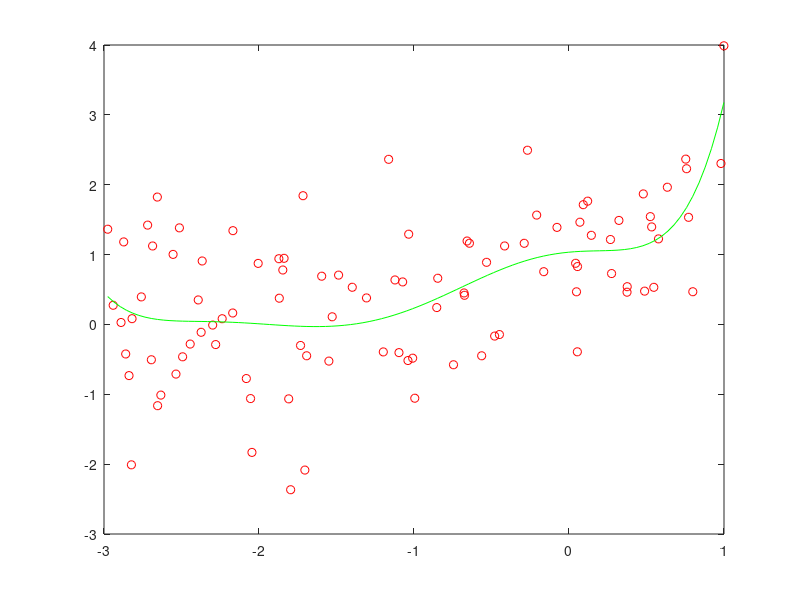

MATLAB code to generate this figure: (Note: this script raises an error after producing the figure.)
%%
% The following script is a tutorial on the methodology of what I call 
% "Shape Prescriptive Modeling". Its a tool for modeling a function of
% a single variable
%
%    y = f(x) + error
%
% The actual model will be in the form of a least squares spline. Shape
% prescriptive modeling is really a way of thinking about a model - it
% has a lot of very Bayesian underpinnings. I'll get to that in a bit.
% First, lets talk about modeling, who builds models, and why we choose
% a specific model form.
%
% Why do we, as scientists and engineers, fit a curve to data? There are
% really two basic reasons why, if we ignore the common "My boss told me
% to do this." The first such reason is for purely predictive value. We may
% wish to reduce some set of data to a simply accessible functional relationship
% for future use. The process of modeling may allow us to smooth the data,
% producing a smooth curve where only distinct data points fell before.
% As well, this smooth curve is now a platform for interpolation. Note that
% if we have smoothed the data, removing unwanted noise that was present
% in the data, then the interpolant is more an approximant. I.e., one
% will not interpolate the data, but a smoother form of it.
% 
% The second common goal of curve fitting is often to predict/estimate some
% parameter of the relationship, such as a minimum or maximum value where
% the curve approaches an asymptote, or perhaps a maximum slope or a rate
% parameter. 
%
% If we are to fit a model to data, what kind of models do we use, and
% how does the model class reflect our goals in the modeling process?
% To answer this question, I'll first look at the common modeling tools
% we might see. First and most primeval is polyfit. Polyfit allows us to
% fit a polynomial model to our data. Such a model tells us little about
% our process beyond perhaps a simple slope. These models are really of
% value only for very simple relationships, where we are willing to
% invest little in the modeling process. Many of the individuals who
% use polynomial modeling tools do so for the wrong reasons. They use
% higher order polynomial fits to get a better approximation to their
% data, not realizing the problems inherent with those higher order
% polynomials.
% 
% At the other end of the spectrum, one sees individuals using nonlinear
% regression to fit a large variety of curves to data. Exponential terms,
% gaussian-like modes, sigmoid shapes, as well as many more. Did these
% model forms result from valid mechanistic arguments? I.e., has the
% analyst developed a real model of the process under study, where all
% that is left is to estimate the parameters of that model from data?
% 
% Sometimes it is so, but far more often the analyst individual knows
% something about the basic underlying process, and the model chosen
% has the correct basic functional shape. I'll argue that truly valid
% mechanistic models are nearly as rare as hen's teeth. 
% 
% There is a subtle variation on the mechanistic model. I call it the
% metaphoric or metaphorical model. Here we use a mathematical model
% of one process that we do understand, used as a model for a process
% that we do not really understand. My favorite examples of such
% metaphorical models are cubic splines, where a mathematical model
% of a thin flexible beam is used to predict many other processes. A
% second good example is the use of epidemiological models as used to
% predict sales of some product. There are many other examples of course.
% 
% An advantage of a metaphorical model is it may help us to understand/
% predict/even extrapolate future behavior based on our knowledge of the
% metaphor. Many of the nonlinear regression models that we see built in
% Matlab are of the shape variety. I.e., we see a bell shaped curve, so
% we fit a gaussian to it. We see a function with a lower and upper
% constant asymptote, and we fit some variety of logistic function, or
% an erf variant to it. If the fit is inadequate for our purposes, we
% try another functional form. I'll argue that this group of individuals
% is often using nonlinear regression for the wrong reason. They simply
% want some curve that behaves the way they know it should. Examples of
% this might be a photographic film modelor, who knows the film darkens
% as more photons land upon it, or a biologist, who knows that the count
% of bacteria in a petri dish will grow with time. (All of these examples
% have limits, but a good scientist/engineer will know those limits.)
% 
% The fact is, we often understand something about a process we are trying
% to model. What we may not have is the ability to build that knowledge and
% understanding into our model. Even if we know the underlying functional
% relationship is monotone increasing/decreasing, how do we estimate a
% model that has that behavior built into it? This is where shape
% prescriptive modeling shines. It is really a very Bayesian concept.
% It is the process of quantifying our basic knowledge of a process in
% mathematical terms, and then estimating a predictive model of the
% process that has that knowledge built into it. Our knowledge becomes
% a prescription for the final shape of the process. Sometimes we know
% much about a process, in which case we have a detailed prescription.
% Other times we have a very sketchy prescription.
% 
% The slm tools in this toolkit are designed to help the user to embed
% their knowledge into a model using a langauage of shape. One builds
% a prescription for the desired shape, then combines it with their data
% to build a model. These steps can be done distinctly, where an explicit
% prescription is created, then applied with a modeling engine to data,
% or the prescription can be built in a fluid manner using a gui. Here
% a point and click interface can provide the information necessary.
% 
% Some final notes before we begin actual experimentation: This toolkit
% assumes possession of the optimization toolbox. 
% 
% Also, all examples will use the commandline engine for modeling,
% instead of the gui interface. One good reason is that at the time
% of writing this tutorial, I had not finished writing the gui. A
% better reason is that anything that can be done via the gui is
% also possible to do using the computational engine, and cell mode
% favors this approach.
% 
% Finally, ...

%% Some data
% Lets start out by creating some data. A simple functional form that
% we understand the shape of.
n = 100;
x1 = sort(rand(n,1));
y1 = exp(x1) + randn(n,1)/20;
plot(x1,y1,'ro')

%% Polyfit?
% First, lets build a simple model using polyfit.
P = polyfit(x1,y1,6);
xev = 0:.001:1;
yev = polyval(P,xev);

%%
% and plot the results on top of the data
plot(xev,yev,'g-',x1,y1,'ro')

%%
% Are you happy with the resulting curve? Perhaps. Much depends upon
% our goals in building a model for this process. How good of a fit
% do we really need, how much noise is there in the data? Does the
% model behave as we believe it should? Does this model have lack of
% fit? Actually, it looks pretty good to me, at least given the amount
% of noise in the data. But see what happens when I use a high order
% polynomial model.

%% 
% This one was just too much, with condition problems.
P = polyfit(x1,y1,15);
xev = 0:.001:1;
yev = polyval(P,xev);
%%
% and plot the results on top of the data
plot(xev,yev,'g-',x1,y1,'ro')

%% Less data, more noise, with polyfit
% Lets try again, only this time we'll use less data, with a much
% higher level of noise.
close
n = 100;
x2 = sort(4*rand(n,1)-3);
y2 = exp(x2) + randn(n,1);
plot(x2,y2,'ro')

P = polyfit(x2,y2,6);
xev = linspace(min(x2),max(x2),100);
yhat = polyval(P,xev);

hold on
plot(xev,yhat,'g-')
hold off
%%
% Its a clear example of overfitting this noisy data.

%% A piecewise linear SLM fit
% Now lets try using the slm tools. After all, its why we are
% working through this tutorial.
slm = slmengine(x2,y2,'degree',1,'plot','on')
%%
% note that the result from slmengine is a structure. It contains
% 7 fields, and has much the same information as the 'pp' form does.
%
% 'form' is (in this case) 'slm'. This means that the function
% this structure contains is a slm model. We could have had it
% return a pp form instead.
%
% 'degree' is the polynomial degree of the piecewise segments.
% 1 indicates a piecewise linear function, continuous across the
% breakpoints (or knots.) Note that the splines toolbox tends to
% use the term 'order', one more than the degree.
%
% 'knots' contains the set of knots or breakpoints. The default
% is to use 6 equally spaced knots, from min to max of the data.
%
% 'coef' is the set of coefficients of the spline model. I've used
% a Hermite form here. Its an easy one to understand, as well as
% to look at the coefficients and visualize the shape of the curve.
% The field coef contains the value of the function at the
% corresponding knot.
%
% 'prescription' is the default prescription. A bayesian might call
% it an uninformative prior. Its the list of all settings for every
% optional parameter one can set for a model. Since we specified
% nothing but the data in our call to slmengine, we get all defaults.
%
% Finally, there are fields for x and y. The model thus contains
% the data used to build it. This serves a documentation purpose
% but it also allows plotslm to work well later.


%% Shape prescriptions
% We can look at the parameters in slm.prescription, but now is as
% good a tiem as any to see what slmset does for us. Here are the
% default set of properties.
prescription = slmset

%%
% slmset is the tool that allows us to specify a variety of pieces
% of information to the engine.


%% Use of slmset
% Help slmset will list all the options. It works on a property/value
% pair interface. There are a wide variety of properties that one can set,
% enough to satisfy almost any type of information a user can bring to
% a modeling problem. Here are the options one can set:
help slmset

%% Evaluating a model
% One more thing before we return to fitting data. We can use the 
% models that we build in a predictive mode. 
slmeval(.5,slm)

%%
% slmeval can also differentiate the function (although piecewise
% constant models would have a zero derivative everywhere, with a
% singularity at every knot.) The third argument controls the order
% ofthe derivative to be generated.
slmeval(.5,slm,1)

%%
% and even compute an inverse at any point. Note that slmeval computes only
% the "left-most" inverse. So if there is more than one solution that you
% wish to find, then you should use slmsolve.
slmeval(1.50,slm,-1)

%%
% We could plot the function as fit uing slmeval,
yhat = slmeval(xev,slm,0);
plot(x2,y2,'ro',xev,yhat,'b-')

%% Plotting a model using plotslm
% Or we could have plotted it using a nice utility that I've provided.
% Plotslm plots the curve, the data that it was built from, and the
% knots/breaks of the spline model. Plotslm also allows you to plot
% the residuals of the model to the data, or the derivatives of the
% curve. Finally, you can control many features of this plot using the
% plot menu.
plotslm(slm)

%% slmengine can plot too
% Or we could have just told our engine to plot after it finished
% estimating its curve fit. This time we will fit it as a cubic spline.
close all
slm = slmengine(x2,y2,'degree',3,'knots',4,'plot','on');

%% slmpar: Computations on a spline model, min max, integral, etc.
% plotslm can plot the function derivatives or integral, and
% slmeval can evaluate the function, its derivatives or the inverse
% function at specific points. However, it is occasionally useful to be
% able to find the minimum (or maximum) value of a spline over some interval, or
% find the minimum or maximum value of the slope, or compute the integral of the
% curve between a pair of points. slmpar also can convert a spline model
% into a symbolic form, for those who wish to see what the segments are
% in a functional form.
%
% The slmpar function does all of these things, both for a slm form as well as a pp form.
x = -5:.1:5;
y = exp(-x.^2/2)/sqrt(2*pi) + randn(size(x))/100;
slm = slmengine(x,y,'plot','on','knots',15,'integral',1,'deg',3,'minval',0)
%%
% Of course, here the integral was forced to 1, so the integral should be correct.
res = slmpar(slm,'in')
%%
% The maximum value should occur very near zero.
[res,loc] = slmpar(slm,'maxfun')

% The next few examples show slmpar at work on a pp form, as created by spline:
x = linspace(-pi,pi);
y = sin(x);
pp = spline(x,y);
%%
% The overall integral should be zero, or as close as floating point
% computations can give us for the integral of a spline.
res = slmpar(pp,'integral')
%%
% The integral from 0 to pi should be 2.
res = slmpar(pp,'integral',[0,pi])
%%
% The maximum of a sine wave over its period is 1, and should occur at
% x = pi/2.
[res,loc] = slmpar(pp,'maxfun')
%%
% The minimum of a sine wave over [-1,1] should occur at the lower end point.
[res,loc] = slmpar(pp,'minfun',[-1,1])

%%
% A nice thing about plotslm is it overlays the knot positions
% on top of the curve. The knots are at the vertical green dotted
% lines.

%% slmsolve: find all roots of a spline, f(x) == y, for any given value of y
% slmsolve will find all solutions for the this general problem, as opposed
% to slmeval, which returns only the left-most (closest to -inf) solution.
%
% slmsolve works on any SLM toolbox produced spline model, as well as any
% pp form model, produced by pp, spline, etc.
x = linspace(0,1,200);
y = x + sin(20*x);
pp = spline(x,y);
fnplt(pp)

%%
% Find the solutions of f(x) = 0.5 over the support of the spline.
xloc = slmsolve(pp,0.5)
hold on
plot(xloc',0.5,'ro',[min(xloc);max(xloc)],[0.5 0.5],'r-')

%% Model fitting using shape prescriptors
% Having seen the exponential data fit above, one might wonder why one
% would use a shape prescriptive model at all. It appears to be little
% better than that 6'th order polynomial model we fit before using polyfit.
%
% What do we know about the underlying functional relationship?
% We want to think in terms of fundamental shape primitives.
%
% I'd suggest that the function is known to be a monotone increasing
% function. It was a simple exponential after all. The first derivatve
% should never be negative.
close all
slm = slmengine(x2,y2,'plot','on','increasing','on');

%% Curvature constraints
% I'd also suggest that the function is known to be positively curved.
% The second derivatve should never be negative.
close all
slm = slmengine(x2,y2,'plot','on','concaveup','on');

%% Both curvature and monotonicity constraints
% We can also use both a curvature and monotonicity constraint, although
% on many data sets, one will be sufficient.
close all
slm = slmengine(x2,y2,'plot','on','concaveup','on','increasing','on');

%% Minimum slope or maximum slope constraints
% Try an erf function, with just a bit of noise. But then, show that the
% curve can be constrained to have an overall minimum and maximum slope.
n = 100;
x = 4*rand(n,1) - 2;
y = erf(x) + randn(size(x))/100;
%%
% First, with no slope constraints at all
slm = slmengine(x,y,'plot','on','knots',15);
%%
% Plot the first derivative. See that it should strictly be bounded by
% in the interval [0,1].
xev = linspace(-2,2,1000);
d = slmeval(xev,slm,1);
plot(xev,d,'-')
grid on

%%
% Redo the fit, but with just a touch of a constraint on the slopes.
slm = slmengine(x,y,'plot','on','knots',15,'minslope',0.1,'maxslope',0.9);
d = slmeval(xev,slm,1);
figure
plot(xev,d,'-')
grid on


%% Extrapolation in the fit, non-uniform knot spacings
% We might also decide to fit the curve over a wider knot range,
% extrapolating here beyond the data. Note that it is BETTER to build a
% spline to have the shape you want over a desired region then to try
% to extrapolate a spline that was built over a smaller region.
%
% In fact, I try to force the user to do no extrpolation at all,
% unless they insist on doing so. The extrapolation options will
% be shown in some detail later on.
close all
slm = slmengine(x2,y2,'plot','on','concaveup','on','increasing','on','knots',[-3, -2:.5:1 , 2]);

%% Piecewise constant models
% Or even to use a lower order model. This version of my toolkit only
% allows piecewise constant or piecewise linear besides the cubic models.
%
% Also, for brevity, we can always shorten any property names,
% as long as the name remains unambiguous. Capitalization is ignored.
slm = slmengine(x1,y1,'plot','on','kn',0:.1:1,'deg',0);

%%
% Note that I also used more knots in this last fit. I also returned
% to our original set of data with 100 points.

%% Fixed specific values
% There are other shape parameters we could have set in our prescription.
% Kowing that the underlying relationship is an exponential, we might
% remember that at x == 0, that y == 1. Specific values like this are
% often known. If our data was from an MTF curve, we might choose to
% assume a modulation of 100% at a frequency of 0. Likewise, population
% growth data might have a known population at time == 0.
slm = slmengine(x1,y1,'plot','on','concaveup','on','knots',0:.2:1,'leftvalue',1);

%% Flawed information, "Garbage in, garbage out"
% What if our information is flawed? The old saying always applies.
slm = slmengine(x1,y1,'plot','on','concaveup','on','knots',0:.2:1,'leftvalue',2);

%%
% Or suppose we specify a bit too small a value for the maximum slope. The
% result is lack of fit.
slm = slmengine(x1,y1,'plot','on','maxslope',1.5,'knots',0:.1:1);

%%
% Garbage in, garbage out. If we specify a monotone decreasing function
% on increasing data, then we have wasted a lot of machine cycles to
% compute the mean of our data.
slm = slmengine(x1,y1,'plot','on','decreasing','on','knots',0:.2:1,'degree',1);

%%
% We could have done the same with somewhat less work...
slm = slmengine(x1,y1,'plot','on','degree',0,'knots',2);

%%
% The really lazy would just use mean(y1). Perhaps efficient is a
% better word.

%% 
% lets look at a function with slightly more interesting behaviour. 
% still keep it simple enough that we know what it should look like.
close all
n = 500;
x = linspace(0,1,n)';
y = sin(x*pi) + randn(n,1)/5;

slm = slmengine(x,y,'plot','on','knots',10);

%%
% If I remember correctly, sin(x) will have a negative second derivative
% over that interval. If I choose to apply this information to our
% curve, the fit gets quite good.
slm = slmengine(x,y,'plot','on','knots',10,'concavedown','on');

%%
% A simple way of specifying a curve shape with a single maximum
% value at some point is just this:
slm = slmengine(x,y,'plot','on','knots',0:.1:1,'simplepeak',.5);

%%
% all it does is to automatically specify increasing and decreasing
% regions of the curve.

%%
% lets change our data again now. Make it a fairly noisy sine wave.
clear
close all
n = 250;
x = linspace(0,1,n)';
y = sin(2*x*pi) + randn(n,1)/2;

%%
% this time we might choose to assume periodicity.
slm = slmengine(x,y,'plot','on','knots',0:.1:1,'endconditions','periodic');

%%
% That last curve had a lot of noise in it, I might not be surpised
% if it was a little bumpy. We also know that somewhere in the middle
% of the curve, this function goes through an inflection point. I'll
% just pick somehere to put that inflection point. Note that the
% curvature would be negative to the left, and positive to the right,
% so set a positive inflection point.
slm = slmengine(x,y,'plot','on','kn',0:.1:1,'endc','per','positiveinflection',.5);

%%
% There are certainly many ways to define a prescription for the 
% shape of a curve. We have only covered a few of them here.
%
% Lets return to slmset though. Note that the two lines below are
% the same as the direct call to slmengine.
prescription = slmset('plot','on','kn',0:.1:1,'endc','per','positiveinflection',.5);
slm = slmengine(x,y,prescription);

%% 
% The model as it is returned includes a field with the shape prescription
% that defined that model. It also includes the original data in named fields.
% Each of these fields is useful for documentation purposes.
slm

%%
% We can also modify an existing prescription, adding new pieces of information.
slm = slmengine(x,y,prescription,'maxvalue',0.5);

%% Too many knots?
% Sometimes we have little data, but use too many knots. A
% traditional spline model will often fail in this case, with
% a singular matrix warning. Slmengine will not fail, although
% you may not always be happy with the result. Remember, when
% there is little information brought to a problem by the data,
% a reasonable fit may still be obtained if you can add enough
% information from your own kowledge of the process. In this
% particular example, I'm tryin only to show that the use of too
% many kots did not result in a singularity.
clear
close all
n = 10;
x = rand(n,1);
y = sin(2*x*pi) + randn(n,1)/10;
slm = slmengine(x,y,'plot','on','knots',0:.05:1);

%% 
% Fewer knots may be better, even though we did survive having
% way too many knots.
slm = slmengine(x,y,'plot','on','knots',[0 1]);

%%
% And while it may be a little slow, one can use cross
% validation to help smooth your curve. Don't try it with too
% many knots or too many points.
slm = slmengine(x,y,'plot','on','knots',0:.05:1,'regularization','cross');

%%
% Another option, if you had a decent estimate of the error
% standard deviation, is to supply that value. slmengine will
% build a fit with the desired residual error.
slm = slmengine(x,y,'plot','on','knots',0:.05:1,'regularization',-0.10);

%% Use in practice
% for some more realistic data, try this one out.
% The function is known to be increasing, and everywhere non-negative.
% There is a little curvature at the bottom that is probably real.
% At the top end, we expect the curve to be moderately well behaved
% so extrapolation to x = 255 is linear.
close all
load scann
slm = slmengine(R,L,'plot','on','knots', ...
  [0 5 10 15 20 30 50 80 120 160 200 255],'leftminvalue',0,'increasing','on','deg',3,'linearregion',[200,255])

%%
% I often see people using splines wrongly. For example, given a
% relationship with a derivative singularity, how best to build a
% spline model?
x = linspace(0,1,20);
truefun = @(x) nthroot(x,5);
y = truefun(x);
xfine = linspace(0,1,1000);
yfine = truefun(xfine);
plot(x,y,'-o')
title 'A singularity at x = 0'
xlabel X
ylabel Y
%%
% Obviously, fitting a spline to this data, in the form y(x), we
% should expect a problem. Even with no noise present in the system.
slm = slmengine(x,y,'plot','on','knots',10)
hold on
plot(xfine,yfine,'b--')
hold off

%%
% We might force the spline to be monotone, or even choose a non-uniform
% knot spacing, but the derivative singularity at x == 0 is too much for
% polynomial segments to handle well.
slm = slmengine(x,y,'plot','on','knots',[0 .01 .02 .05 .1 .3 .6 1],'incr','on','concavedown','on')
hold on
plot(xfine,yfine,'b--')
hold off

%%
% A better solution is to recognize the essential singularity in the problem.
% Here, swap the dependent and independent variables. What was once a singularity
% is no longer so. Se that the spline fit and the original function now overlay
% each other almost perfectly here.
slm = slmengine(y,x,'plot','on','knots',10,'incr','on','concaveup','on','deg',3)
hold on
plot(yfine,xfine,'b--')
hold off

%%
% Of course, prediction will be more difficult, since the resulting model
% must be interpolated in an inverse form. slmevel can do so. The result
% here would be 0.7, IF the spline were an exact representation of the
% fifth root of its input. Since we live in a floating point world, the
% result is as close as I might expect.
format long g
slmeval(0.7.^5,slm,-1)
format short g

%% Returning a set of points, evaluated through the fitted curve.
% SLM has the ability to generate a list of points, then evaluate
% them through the resulting model. While this is easily enough done
% using slmeval, this is a friendly option that will save a set for
% the user. By default, 1001 points are generated along the curve,
% however, any number of equally spaced points can be generated. For
% the user who wishes for an unequal (user specified) spacing, there
% is always slmeval to fall back upon. In this example, only 11 equally
% spaced points are generated along the curve to be returned. The user
% can then plot these points as they choose. Of course, plotslm has
% significantly more functionality than a simple plot, since you can
% view more than just the simple function values.
close all
format long g
[slm,xp,yp] = slmengine(y,x,'knots',10,'incr','on','concaveup','on','rightvalue',1,'predictions',11)

%% Combining various constraints to produce a better model
% On this curve, we know the actual form. It should be a hyperbolic shape,
% that approaches a linear asymptote.
x = rand(40,1);
y = x - 1./(10*(x+.1)) + randn(size(x))/25;
plot(x,y,'o')

%%
% We can model the curve as simply a monotone increasing function.
% I'll use more knots than I really need to exacerbate the problem.
% (There really are way too many knots in this spline, possibly causing
% numerical problems.)
slm = slmengine(x,y,'incr','on','knots',35,'plot','on')

%%
% Now, try enforcing both monotonicity, and a concave down function, 
% (a negative second derivative.) 
slm = slmengine(x,y,'incr','on','concavedown','on','knots',35,'plot','on')

%%
% Our second try is better, but still not well enough behaved. See that
% by requiring that the jerk be positive everywhere, we get a nice, smooth
% curve, even with far too many knots for this simple curve. In fact, it
% even appears to be approaching a linear asymptote.
slm = slmengine(x,y,'incr','on','jerk','positive','concavedown','on','knots',35,'plot','on')

%% Extrapolation of a spline model
% Normally, I try to push a user to NOT extrapolate a spline model.
% Cubic polynomial segments do squirrely things away from where they
% were used in a fit. So if you seriously tried to extrapolate a cubic
% spline, then don't be surprised to see it do silly things. For this
% reason the default for SLMEVAL is to only extrapolate as a constant
% function. Thus below the first knot or above the top knot, the spline
% prediction will take on the values of the function at the corresponding
% knot, but no more. Essentially only constant extrapolation is done.
%
% SLMSET does provide for other options in extrapolation, but only if you
% ask for it. The 'extrapolation' prescription may take on the values:
%
%  {'error', 'warning', 'constant', 'linear', 'cubic', 'NaN'}
%
% The default is 'constant'. For this case, constant extrapolation is
% done with with no warning generated for all points outside of the knots.
% The other options seem pretty stratight forward.
%
%  'error' generates an error if any point falls outside the knots.
%
%  'warning' generates a warning message, then does constant extrapolation.
%
%  'constant' does constant extrapolation. (The default)
%
%  'linear' does linear extrapolation.
%
%  'cubic' does cubic extrapolation.
%
%  'nan' inserts NaN values for all points outside the knots.
close all
x = 0:.1:1;
y = sin(2*pi*x) + randn(size(x))/100;

%%
% See that the Extrapolation field has been set to 'constant' by default.
slm = slmengine(x,y,'knots',x,'plot','on')

%%
% See what happens when various extrapolation modes are specified though.
% Note that the extrapolation type is indicated when you create the spline
% itself. I won't show what happens when 'error' is chosen, since that will
% screw up this published document. You can guess though.
xev = -1:.01:2;

%%
% Warning throws a warning if extrapolation is tried, then does constant
% extrapolation, like the default.
slm = slmengine(x,y,'knots',x,'extrapolation','warning');
yev = slmeval(xev,slm,0);
plot(x,y,'o',xev,yev,'r-')
title 'Constant extrapolation (warning generated)'

%%
% Linear simply does linear extrapolation, with no warnings or errors.
slm = slmengine(x,y,'knots',x,'extrapolation','linear');
yev = slmeval(xev,slm,0);
plot(x,y,'o',xev,yev,'r-')
title 'Linear extrapolation'

%%
% Cubic simply does cubic extrapolation, with no warnings or errors. I
% would rarely ever recommend 'cubic' extrpolation, certainly not if you
% extraapolate too far. See what happens here.
slm = slmengine(x,y,'knots',x,'extrapolation','cubic');
yev = slmeval(xev,slm,0);
plot(x,y,'o',xev,yev,'r-')
title 'Cubic extrapolation'

%% You can get information about the fit itself
% slmengine always returns this information in the stats field of the returned model.
% However, the verbosity propert has three levels {0,1,2}. 0 tells
% slmengine to be quiet, with no output to the command line. 1 tells it to
% report fit statistics at the command line,
close all
slm = slmengine(x,y,'verbosity',1);

%%
% and verbosity of 2 tells slmengine to be more expressive yet.
slm = slmengine(x,y,'verbosity',1);

%% Knot placement optimization
% You can let an optimizer choose the knots. It may give you better
% results than a blind choice of knots. But, the fact is all optimizers can
% get lost at times.
close all
x = -5:.1:5;
y = erf(x) + randn(size(x))/100;
slm = slmengine(x,y,'increasing','on','plot','on','degree',1, ...
  'interiorknots','free','knots',10)

%%
% If however, you have some idea where the knots might belong based on the
% shape of your function, then it is a good idea to provide some input.
% Here for example, there is little happening with this function on both
% ends of the curve. So why waste the knots out there?
slm = slmengine(x,y,'increasing','on','plot','on','degree',1,...
  'interiorknots','free','knots',[-5 -1.25 -1 -.75 -.5 .5 .75 1 1.25 5])

%%
% slmpar has some other options, that are not terribly useful for
% computation, but are nice to understand how splines work, as well as
% how the coefficients are stored in these spline containers. These last
% options in slmpar require the symbolic toolbox.
%
% First, I'll create a piecewise linear spline with 4 segments.
x = linspace(-pi,pi,100);
y = sin(x);
slm = slmengine(x,y,'knots',5,'result','slm','degree',1)

%%
% The SLM storage form can be called a Hermite form. It contains a list of
% knots, and the function values of the curve at those knots. So we see
% below the first column isthe list of knots, while the second column the
% values of the sine function approximation at those knots.
[slm.knots,slm.coef]

%%
% However, we can see the actual linear polynoial segments using slmpar.
% This option tells slmpar to create a cell array that lists the knot
% intervals over which each segment is defined, as well as the actual
% linear polynomial used over that interval, as a symbolic polynomial
% in the variable x.
p = slmpar(slm,'symabs')
p{:}

%%
% We can use slmpar to understand the pp form of a spline, and how the
% spline coefficients are stored. They are stored as the coefficients of a
% polynomial in standard matlab poly form, so highest order coefficient
% first. However, the pp form uses what I'll call a relative polynomial.
pp = slm2pp(slm)

%%
% We can list out the breaks (or knots if you choose) of the spline.
% between each pair of breaks, there is here a linear polynomial segment
% defined. However, the i'th such polynomial will be evaluated as if it
% lives in the interval [0,pp.breaks(i+1) - pp.breaks(i)]
pp.breaks
pp.coefs

%%
% So the first linear polynomial segment actually lives on the interval
[pp.breaks(1),pp.breaks(2)]

%%
% However, it is evaluated on the translated interval
[0,pp.breaks(2)-pp.breaks(1)]

%%
% This translation of the interval is not terribly important when one is
% working with linear spline segments, but when cubic (or even higher order)
% segments are employed, there may well be numerical issues if MATLAB is
% forced to take powers of very large numbers. Suppose for example, our
% spline was forced to be evaluated for numbers on the order of 1e10? Now
% forming the cube of such large numbers will cause massive loss of
% accuracy in the floating point numbers.

%%
% Similarly, we might create a cubic spline. Here I'll use only 4 knots,
% thus three cubic segments, but I'll generate data that lies in a
% different domain.
x = linspace(1e6,1e6 + 3,100);
y = sin(x);
slm = slmengine(x,y,'knots',4,'result','slm','degree',3,'plot','on')

%%
% First, lets understand the Hermite form here. The first column below is
% the list of knots. The second column the function values at those knots,
% and the third column contains the first derivatives of the spline function
% at those knots. Personally, I've always had a preference for this form
% because one can easily visualize much about the shape of the cubic
% segments directly from those coefficients.
[slm.knots,slm.coef]

%%
% Converting the spline to its pp form, we get:
pp = slm2pp(slm)

%%
% There are 4 breaks, so 3 segments. These coefficients presume the relative
% form for evaluation
pp.coefs
crel = slmpar(pp,'symrel')
crel{:}

%%
% See however, what happens to the coefficients of the polynomials in the
% absolute form. Those coefficients are now a bit nasty for a cubic
% polynomial. If x is on the order of 1e6, I would expect to see a serious
% loss of accuracy.
cabs = slmpar(pp,'symabs')
cabs{:}

%%
% To compare the accuracy problems one would expect, what is the sin of
% a moderately large number?
sin(sym('1e6 + 0.5'))
sin(1e6 + 0.5)
slmeval(1e6 + 0.5,slm)

%%
% So the 4 knot spline fit itself was only accurate to about 3 significant
% digits. Lets now use polyval to evaluate those polynomials at that same
% effective location. The relative form returns a value that matches
% slmeval exactly, as well as being a viable value for the sine function.
% However, the absolute form just returns numerical junk.
polyval(fliplr(double(coeffs(crel{2,1}))),0.5)
polyval(fliplr(double(coeffs(cabs{2,1}))),1e6 + 0.5)

close all





